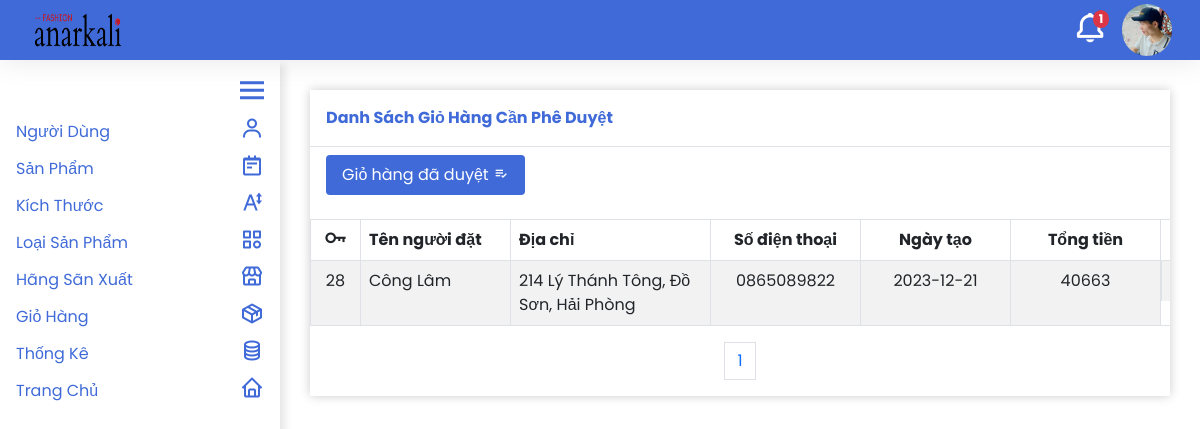
Page /quan_tri/gio_hang/quan_ly_gio_hang.php (signed in) on the committed database.
### tables this page shows
CREATE TABLE `nguoidung` (
  `TaiKhoan` varchar(64) NOT NULL,
  `MatKhau` varchar(64) NOT NULL,
  `Email` varchar(64) NOT NULL,
  `HinhAnh` varchar(68) NOT NULL,
  `Quyen` int(1) NOT NULL,
  `TrangThai` int(1) NOT NULL
);

CREATE TABLE `giohang` (
  `MaGioHang` int(64) NOT NULL,
  `TaiKhoan` varchar(64) NOT NULL,
  `NguoiTao` varchar(1000) NOT NULL,
  `DiaChi` varchar(10000) NOT NULL,
  `SoDienThoai` varchar(10) NOT NULL,
  `NgayTao` date NOT NULL,
  `TongTien` int(64) NOT NULL,
  `TrangThai` int(1) NOT NULL
);

### quan_tri/module/database.php (called while the page is built, shortened)
<?php
  function execute_query($sql, $params=NULL) {
    $server = 'localhost';
    $username = 'root';
    $password = '';
    $dbname = 'shopthoitrang';
    $conn = new PDO("mysql:host={$server};dbname={$dbname}", $username, $password);
    $stmt = $conn->prepare($sql);
    if (isset($params))
      foreach ($params as $key => $value)
        $stmt->bindValue($key,$value,PDO::PARAM_STR);
    $stmt->execute();
    return $stmt->fetchAll();
  }
?>

### quan_tri/gio_hang/quan_ly_gio_hang.php (the view, shortened to what this page needs)
<!DOCTYPE html>
<html lang="en">
<head>
  <?php
    include '../module/head.php';
  ?>
</head>
<body>
  <?php
    include '../module/header.php';
    include '../module/sidebar.php';
  ?>
  <form class='body' method='post' enctype='multipart/form-data'>
    <div class='table_container overflow-auto mt-4'>
      <div class='title p-3 mb-2 border-bottom fw-bold'>Danh Sách Giỏ Hàng Cần Phê Duyệt</div>
      <div class='action_container ps-3 pb-3'>
        <button class='button_add text-white py-2 px-3 rounded' type='button'><a class='text-decoration-none text-white' href='danh_sach_gio_hang_da_duyet.php'>Giỏ hàng đã duyệt <i class='bx bx-list-check'></i></a></button>
      </div>
      <table class='table table-striped border-top mt-2 table-bordered'>
        <thead>
          <tr>
            <th style='width: 50px; min-width: 50px;' class='text-center'><i style='transform: scale(1.6);' class='bx bx-key'></i></th>
            <th style='width: 150px; min-width: 150px;'>Tên người đặt</th>
            <th style='min-width: 200px;'>Địa chỉ</th>
            <th class='text-center' style='width: 150px; min-width: 150px;'>Số điện thoại</th>
            <th style='width: 150px; min-width: 150px;' class='text-center'>Ngày tạo</th>
            <th style='width: 150px; min-width: 150px;' class='text-center'>Tổng tiền</th>
            <th style='width: 150px; min-width: 150px;' class='text-center'>Hành Động</th>
          </tr>
        </thead>
        <tbody>
          <?php
            include_once '../module/database.php';
            $sql = "SELECT * FROM giohang WHERE TrangThai=0";
            $params = array();
            $page_index = 1;
            $page_length = 10;
            $start_index = ($page_index - 1) * $page_length;
            $sql = $sql." LIMIT {$start_index}, {$page_length}";
            $giohangs = execute_query($sql,$params);
            foreach($giohangs as $giohang){
              echo "
                <tr>
                  <td class='text-center'>{$giohang['MaGioHang']}</td>
                  <td>{$giohang['TaiKhoan']}</td>
                  <td>{$giohang['DiaChi']}</td>
                  <td class='text-center'>{$giohang['SoDienThoai']}</td>
                  <td class='text-center'>{$giohang['NgayTao']}</td>
                  <td class='text-center'>{$giohang['TongTien']}</td>
                  <td class='text-center d-flex justify-content-around align-items-center'>
                    <a class='text-dark' href='xem_chi_tiet.php?id={$giohang['MaGioHang']}'><i class='bx bx-detail' style='transform: scale(1.5);'></i></a>
                    <a class='text-dark' href='phe_duyet_gio_hang.php?id={$giohang['MaGioHang']}'><i class='bx bx-list-check' style='transform: scale(1.5);'></i></a>
                    <a class='text-dark' href='xu_ly_xoa.php?id={$giohang['MaGioHang']}'><i style='transform: scale(1.5);' class='bx bx-message-alt-x'></i></a>
                  </td>
                </tr>
              ";
            }
          ?>
        </tbody>
      </table>
      <div class="pagination d-flex justify-content-center">
        <ul class="pagination">
          <?php
            $row_number = execute_query("SELECT COUNT(*) AS dem FROM giohang")[0]['dem'];
            $page_number = (int) $row_number / $page_length;
            if($row_number % $page_length != 0)
              $page_number++;
            for($i = 1; $i <= $page_number; $i++)
              echo "<a href='quan_ly_gio_hang.php?pid={$i}' class='page-link'>{$i}</a>";
          ?>
        </ul>
      </div>
    </div>
  </form>
</body>
</html>

### quan_tri/module/header.php
<div id='header' class='d-flex justify-content-between align-items-center container-fluid'>
  <img class='ms-3' id='logo' src="../../img/logo2.avif">
  <div class='d-flex align-items-center me-3'>
    <a class='bell_container position-relative' href='../gio_hang/quan_ly_gio_hang.php'>
      <?php
        $gio_hang = execute_query("SELECT COUNT(*) FROM giohang WHERE trangthai=0")[0][0];
        if($gio_hang > 0)
          echo "<div class='position-absolute text-decoration-none bg-danger fw-bold text-white notification_number'>{$gio_hang}</div>";
      ?>
      <i style='transform: scale(2.2);' class='bx bx-bell notification_icon text-white me-4'></i>
    </a>
    <?php
      $hinh_anh = execute_query('SELECT HinhAnh FROM nguoidung WHERE TaiKhoan=:tai_khoan', array('tai_khoan' => $_SESSION['TenTaiKhoan']))[0][0];
    ?>
    <img class='user_img' id='profile_image' src="../../data/nguoi_dung/<?php echo $hinh_anh; ?>">
  </div>
</div>

### quan_tri/style/style.css (style rules this page uses)
* { margin: 0; padding: 0; box-sizing: border-box; font-family: 'Poppins', sans-serif; }
#header { height: 60px; box-shadow: 0 0 30px rgba(0, 0, 0, 0.1); background-color: #3f6ad8; position: fixed; top: 0; left: 0; right: 0; z-index: 1000; }
#header #logo { width: 100px; height: 50px; cursor: pointer; }
#header .user_img { object-fit: cover; width: 50px; border-radius: 50px; cursor: pointer; }
#header .notification_icon { cursor: pointer; }
#header .bell_container .notification_number { z-index: 1000; left: 27%; top: -8px; font-size: 12px; padding: 0 6px; border-radius: 50%; }
.sidebar a, .body .form .title, .primary_color, .body .table_container .title { color: #3f6ad8; }
.body { margin-left: 310px; margin-top: 90px; margin-right: 30px; margin-bottom: 1000px; transition: 0.5s; }
.body .table_container { box-shadow: 0 0 10px rgba(0, 0, 0, 0.2); }
.button_add, .button_edit, .button_reset { background-color: #3f6ad8; border: none; transition: 0.25s; }

### rows in the picture
nguoidung: HinhAnh (picture)
giohang: MaGioHang "28", TaiKhoan "Công Lâm", DiaChi "214 Lý Thánh Tông, Đồ Sơn, Hải Phòng", SoDienThoai "0865089822", NgayTao "2023-12-21", TongTien "40663"

### other values in the picture
$gio_hang "1"
